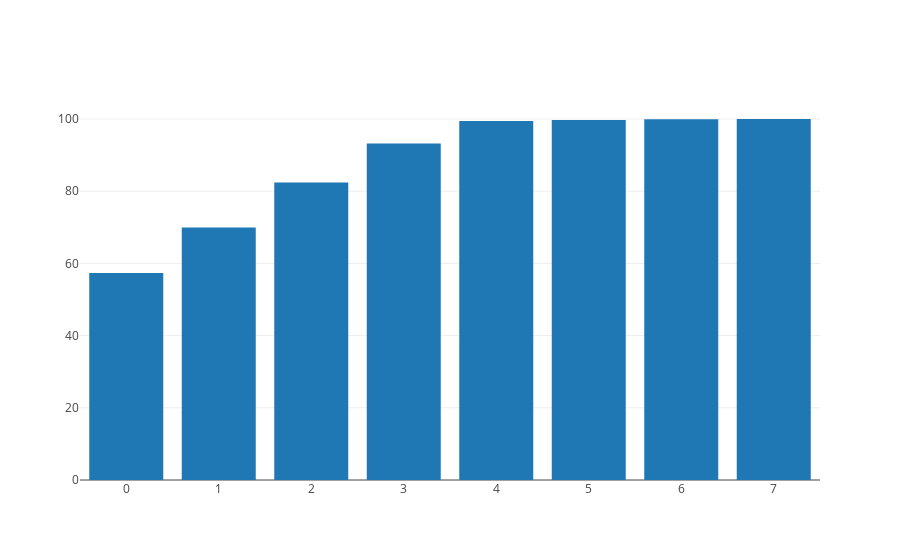

Notebook cell for this chart:
### Code cell
from sklearn.preprocessing import StandardScaler
from sklearn.decomposition import PCA
import IPython
import plotly
import plotly.graph_objs as go
import plotly.plotly as py
import pandas as pd
import numpy as np
import io

def enable_plotly_in_cell():
  display(IPython.core.display.HTML('''<script src="/static/components/requirejs/require.js"></script>'''))
  plotly.offline.init_notebook_mode(connected=True)
  
pl_colorscale=[[0.0, '#19d3f3'],
             [0.333, '#19d3f3'],
             [0.333, '#e763fa'],
             [0.666, '#e763fa'],
             [0.666, '#636efa'],
             [1, '#636efa']]

df = pd.read_csv(io.StringIO(uploaded['Sky.csv'].decode('utf-8')))
#store the labels into a different array, we must not use them during PCA
labels = np.array(df.iloc[:,13])
classes = np.unique(df['class'].values).tolist()
class_code = {classes[k]: k for k in range(3)}
color_vals = [class_code[cl] for cl in df['class']]
#dropping columns related to the struments used for retrieving measures 
#run/rerun/camcol/field are parameters used to identify from which scan data are taken. Scans in database are accessed with the hash specobjd
#plate/mjd/fiberid are parameters related to the strumentation used
#both are probably going to spoil the result because actually not related to the celestial object
df2 = df.drop(columns=["objid", "run", "rerun", "camcol", "field", "specobjid", "plate", "mjd", "fiberid", "class"])

df2.dtypes

dfStandard = StandardScaler().fit_transform(df2)
PCA = PCA()
data_PCA = PCA.fit_transform(dfStandard)
cum_sum = PCA.explained_variance_ratio_.cumsum()
cum_sum = cum_sum * 100
bars = [go.Bar(y = cum_sum)]
enable_plotly_in_cell()
plotly.offline.iplot(bars, filename="cumVariance")

### Figure 1 — Plotly figure (JSON) as saved in the notebook; plotly's stock layout.template omitted (floating-point values rounded to 4 significant figures)
{"data": [{"y": [57.34, 69.91, 82.38, 93.22, 99.45, 99.72, 99.93, 100.0], "type": "bar", "uid": "0110b7dc-3ddf-4c43-827c-702ec616c482"}], "layout": {}}
